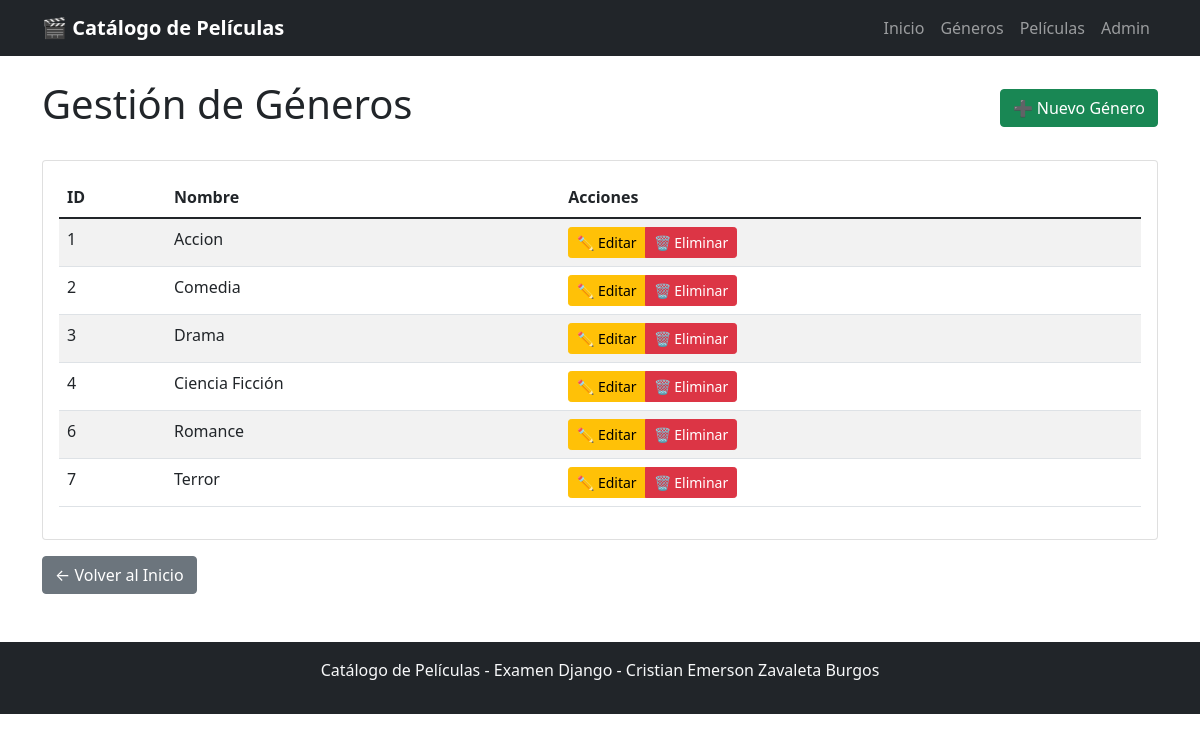
The page /generos/ on the database its author committed.
### catalogo/models.py (models this page shows, shortened)
class Genero(models.Model):
    nombre = models.CharField(max_length=100, unique=True)
    class Meta:
        verbose_name = "Género"
        verbose_name_plural = "Géneros"

### catalogo/views.py (the view)
# urls.py: path('generos/', views.GeneroListView.as_view(), name='genero_list'),
class GeneroListView(ListView):
    model = Genero
    template_name = 'catalogo/genero_list.html'
    context_object_name = 'generos'

### templates/catalogo/genero_list.html (shortened to what this page needs)
{% extends 'base.html' %}
{% block content %}
<div class="d-flex justify-content-between align-items-center mb-4">
    <h1>Gestión de Géneros</h1>
    <a href="{% url 'genero_create' %}" class="btn btn-success">➕ Nuevo Género</a>
</div>
<div class="card">
    <div class="card-body">
        {% if generos %}
        <div class="table-responsive">
            <table class="table table-striped">
                <thead>
                    <tr>
                        <th>ID</th>
                        <th>Nombre</th>
                        <th>Acciones</th>
                    </tr>
                </thead>
                <tbody>
                    {% for genero in generos %}
                    <tr>
                        <td>{{ genero.id }}</td>
                        <td>{{ genero.nombre }}</td>
                        <td>
                            <div class="btn-group">
                                <a href="{% url 'genero_update' genero.pk %}" class="btn btn-warning btn-sm">✏️ Editar</a>
                                <a href="{% url 'genero_delete' genero.pk %}" class="btn btn-danger btn-sm">🗑️ Eliminar</a>
                            </div>
                        </td>
                    </tr>
                    {% endfor %}
                </tbody>
            </table>
        </div>
        {% else %}
        <div class="alert alert-info text-center">
            <h4>No hay géneros registrados</h4>
            <p>Comienza agregando el primer género.</p>
            <a href="{% url 'genero_create' %}" class="btn btn-primary">Agregar Primer Género</a>
        </div>
        {% endif %}
    </div>
</div>
<div class="mt-3">
    <a href="{% url 'home' %}" class="btn btn-secondary">← Volver al Inicio</a>
</div>
{% endblock %}

### rows shown on the page
Genero: id "1", nombre "Accion"
Genero: id "2", nombre "Comedia"
Genero: id "3", nombre "Drama"
Genero: id "4", nombre "Ciencia Ficción"
Genero: id "6", nombre "Romance"
Genero: id "7", nombre "Terror"
